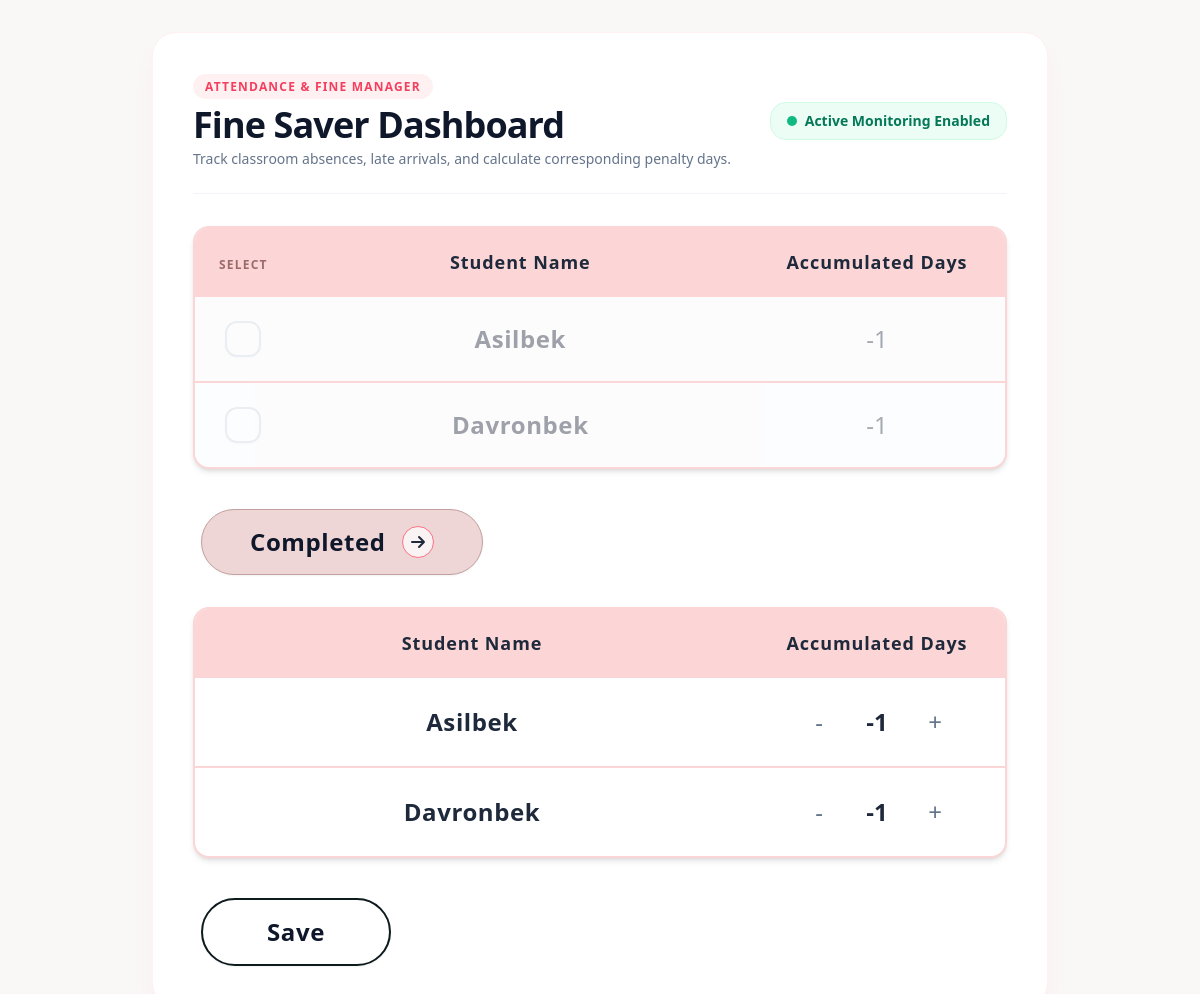
Before: / with the older database file.
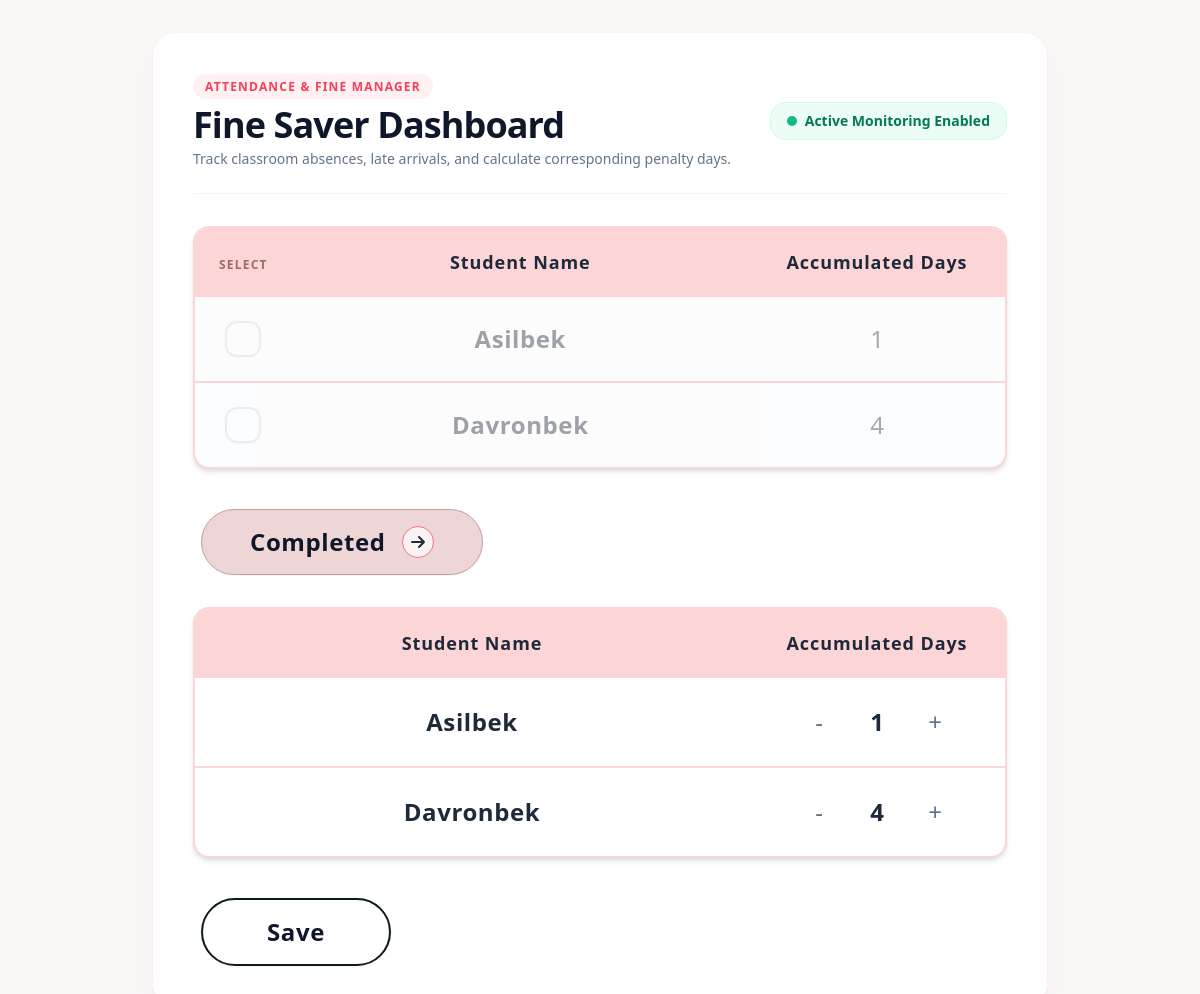
After: the same page with the newer database file.
### home/models.py (models this page shows, shortened)
class Fine(models.Model):
    name = models.CharField(max_length=40)
    days = models.IntegerField()
    created_at = models.DateTimeField(auto_now_add=True)

### home/views.py (the view, shortened to what this page needs)
# urls.py: path('', FineView.as_view(), name='home'),
class FineView(View):
    def get(self, request):
        fines = Fine.objects.all()
        total = Fine.objects.count()
        print(total)
        return render(request, 'index.html', {'fines':fines, 'total':total})

### templates/index.html (shortened to what this page needs)
<!DOCTYPE html>
<html lang="en">
<head>
    <script src="https://cdn.tailwindcss.com"></script>
</head>
<body class="bg-[#FAF7F7] min-h-screen flex items-center justify-center p-4 md:p-8 font-sans">
    <div class="w-full max-w-4xl mx-auto bg-white rounded-3xl shadow-xl shadow-rose-100/40 p-6 md:p-10 border border-rose-100/50">
        <div class="flex flex-col md:flex-row justify-between items-start md:items-center gap-4 mb-8 pb-6 border-b border-slate-100">
            <div>
                <span class="text-xs font-bold uppercase tracking-widest text-rose-500 bg-rose-50 px-3 py-1 rounded-full">Attendance & Fine Manager</span>
                <h1 class="text-3xl md:text-4xl font-extrabold text-slate-900 tracking-tight mt-2">Fine Saver Dashboard</h1>
                <p class="text-slate-500 text-sm mt-1">Track classroom absences, late arrivals, and calculate corresponding penalty days.</p>
            </div>
            <div class="bg-emerald-50 text-emerald-700 border border-emerald-100 px-4 py-2 rounded-2xl flex items-center gap-2">
                <span class="w-2.5 h-2.5 rounded-full bg-emerald-500 animate-pulse"></span>
                <span class="text-sm font-semibold">Active Monitoring Enabled</span>
            </div>
        </div>
        <form method="POST" action="completed">
            <div class="border-2 border-[#FCD6D6] rounded-2xl overflow-hidden shadow-md bg-white">
                <table class="w-full text-left border-collapse">
                    <thead>
                        <tr class="bg-pink-header border-b border-[#FCD6D6] text-slate-800 text-lg">
                            <th class="py-5 px-6 w-24 text-center">
                                <span class="text-xs font-extrabold uppercase tracking-widest text-[#9c6a6a]">Select</span>
                            </th>
                            <th class="py-5 px-6 text-center font-bold text-slate-800 text-lg tracking-wider">Student Name</th>
                            <th class="py-5 px-6 text-center w-64 font-bold text-slate-800 text-lg tracking-wider">Accumulated Days</th>
                        </tr>
                    </thead>
                    <tbody class="divide-y-2 divide-[#FCD6D6]">
                        {% for fine in fines %}
                        <tr class="table-row transition-all duration-150">
                            <td class="py-6 px-6 text-center align-middle">
                                <label class="relative inline-flex items-center cursor-pointer">
                                    <div class="custom-checkbox w-9 h-9 rounded-xl border-2 flex items-center justify-center bg-transparent shadow-sm hover:scale-105">
                                    </div>
                                </label>
                            </td>
                            <td class="py-6 px-6 text-center align-middle text-2xl font-bold text-slate-900 tracking-wide">
                                {{fine.name}}
                            </td>
                            <td class="py-6 px-6 text-center align-middle">
                                <div class="flex items-center justify-center gap-6 text-2xl text-slate-800 select-none">
                                    <p>{{fine.days}}</p>
                                </div>
                            </td>
                        </tr>
                        {% endfor %}
                    </tbody>
                </table>
            </div>
            <div class="flex flex-col sm:flex-row items-center justify-between gap-4 mt-10 px-2">
                <button type="submit" name="action" value="completed" class="w-full sm:w-auto bg-completed-btn text-slate-900 font-extrabold px-12 py-4 mb-8 rounded-full hover:shadow-lg hover:shadow-rose-100 transition-all active:scale-95 flex items-center justify-center gap-4 text-2xl shadow-sm tracking-wide">
                    <span>Completed</span>
                    <span class="w-8 h-8 rounded-full border border-rose-400 flex items-center justify-center bg-white/70">
                        <svg class="w-4 h-4 text-slate-800" fill="none" stroke="currentColor" stroke-width="3" viewBox="0 0 24 24">
                            <path stroke-linecap="round" stroke-linejoin="round" d="M13.5 4.5L21 12m0 0l-7.5 7.5M21 12H3" />
                        </svg>
                    </span>
                </button>
            </div>
        </form>
        <form method="POST">
            <div class="border-2 border-[#FCD6D6] rounded-2xl overflow-hidden shadow-md bg-white">
                <table class="w-full text-left border-collapse">
                    <thead>
                        <tr class="bg-pink-header border-b border-[#FCD6D6] text-slate-800 text-lg">
                            <th class="py-5 px-6 text-center font-bold text-slate-800 text-lg tracking-wider">Student Name</th>
                            <th class="py-5 px-6 text-center w-64 font-bold text-slate-800 text-lg tracking-wider">Accumulated Days</th>
                        </tr>
                    </thead>
                    <tbody class="divide-y-2 divide-[#FCD6D6]">
                        {% for fine in fines %}
                        <tr class="table-row transition-all duration-150">
                            <td class="py-6 px-6 text-center align-middle text-2xl font-bold text-slate-800 tracking-wide">
                                {{fine.name}}
                            </td>
                            <td class="py-6 px-6 text-center align-middle">
                                <div class="flex items-center justify-center gap-6 text-2xl text-slate-800 select-none">
                                    <button type="button" class="btn-decrement w-10 h-10 rounded-full hover:bg-rose-50 hover:scale-110 active:scale-90 transition-all text-slate-500 hover:text-rose-600 font-light flex items-center justify-center">-</button>
                                    <span class="counter-display font-semibold min-w-[28px]">{{fine.days}}</span>
                                    <button type="button" class="btn-increment w-10 h-10 rounded-full hover:bg-emerald-50 hover:scale-110 active:scale-90 transition-all text-slate-500 hover:text-emerald-600 font-light flex items-center justify-center">+</button>
                                </div>
                            </td>
                        </tr>
                        {% endfor %}
                    </tbody>
                </table>
            </div>
            <div class="flex flex-col sm:flex-row items-center justify-between gap-4 mt-10 px-2">
                <button type="submit" name="action" value="save" class="w-full sm:w-auto btn-save bg-white text-slate-900 font-extrabold px-16 py-4 rounded-full hover:bg-slate-50 hover:shadow-md transition-all active:scale-95 text-2xl tracking-wide shadow-sm flex items-center justify-center">
                    Save
                </button>
            </div>
        </form>
    </div>
</body>
</html>

### templates/index.html (style rules this page uses)
.bg-pink-header { background-color: #FCD6D6; }
.bg-completed-btn { background-color: #EED6D6; border: 1px solid #C49F9F; }
.btn-save { border: 2px solid #0E1B1D; color: #0E1B1D; }
.row-disabled { opacity: 0.4; background-color: #f8fafc; }
.custom-checkbox { border-color: #cbd5e1; transition: all 0.2s ease; }

Changed rows visible on the page:
changed Fine "Asilbek": days "-1" → "1"
changed Fine "Davronbek": days "-1" → "4"
